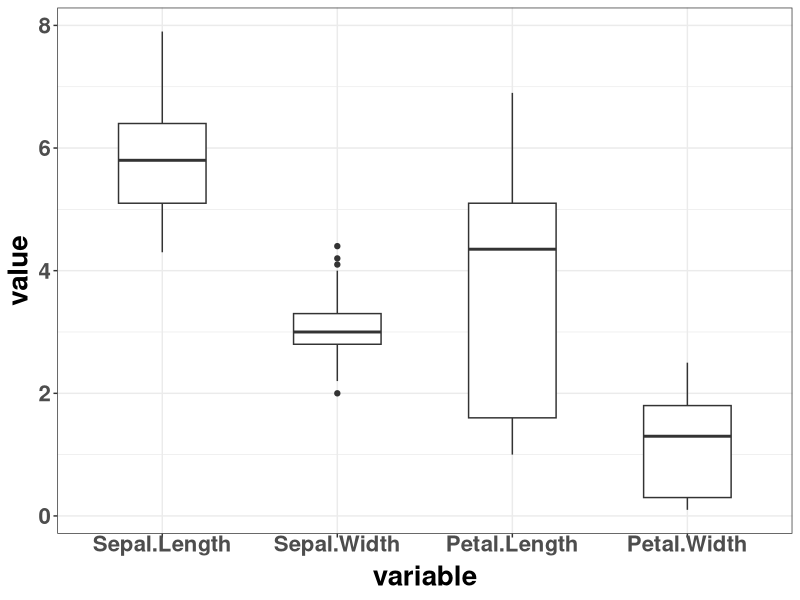
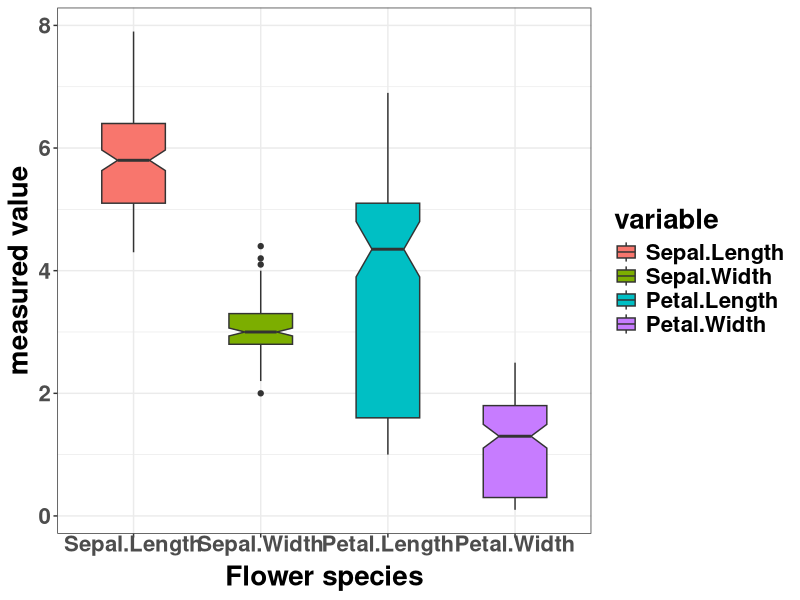
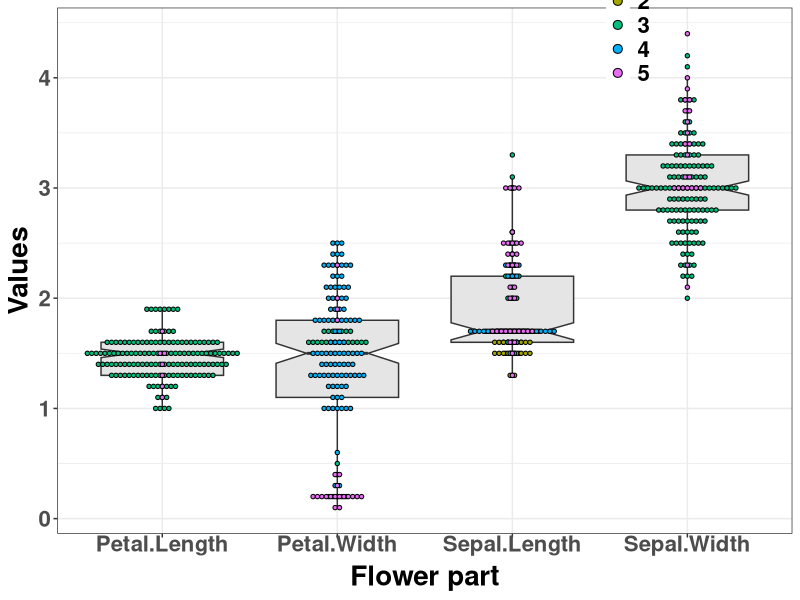
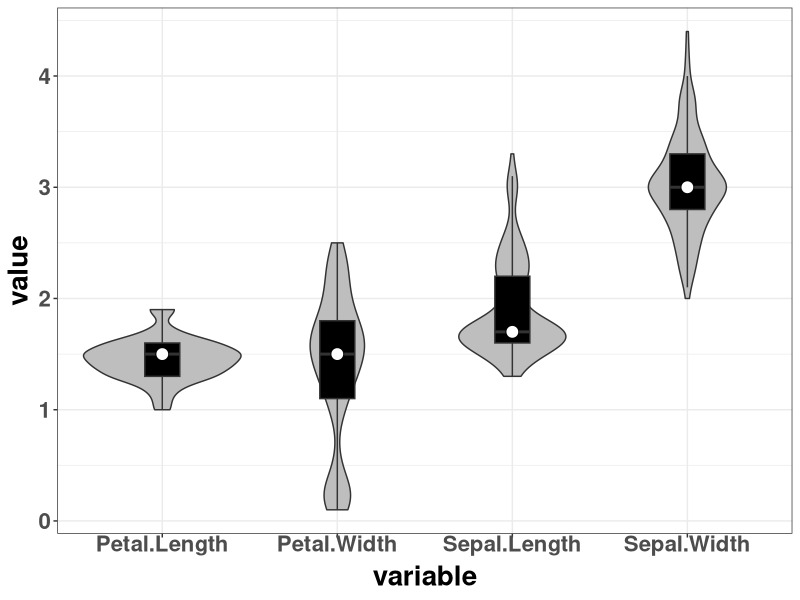
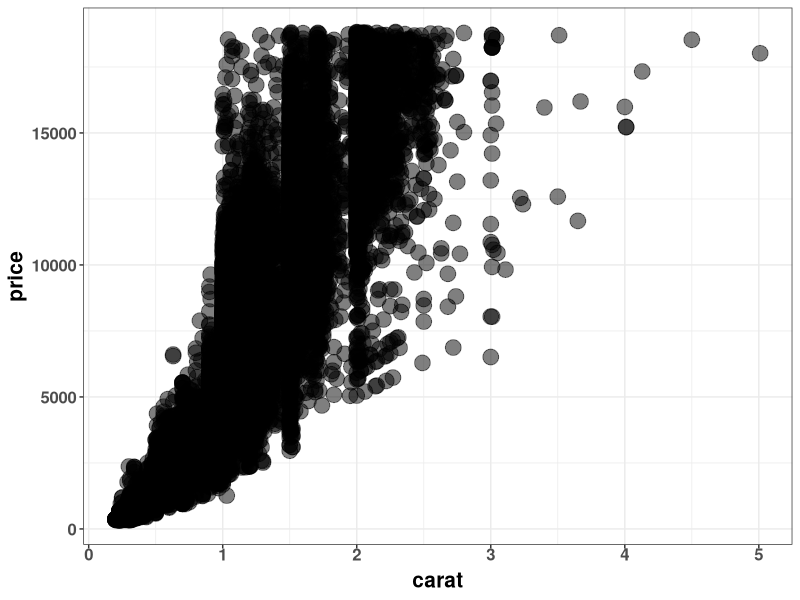
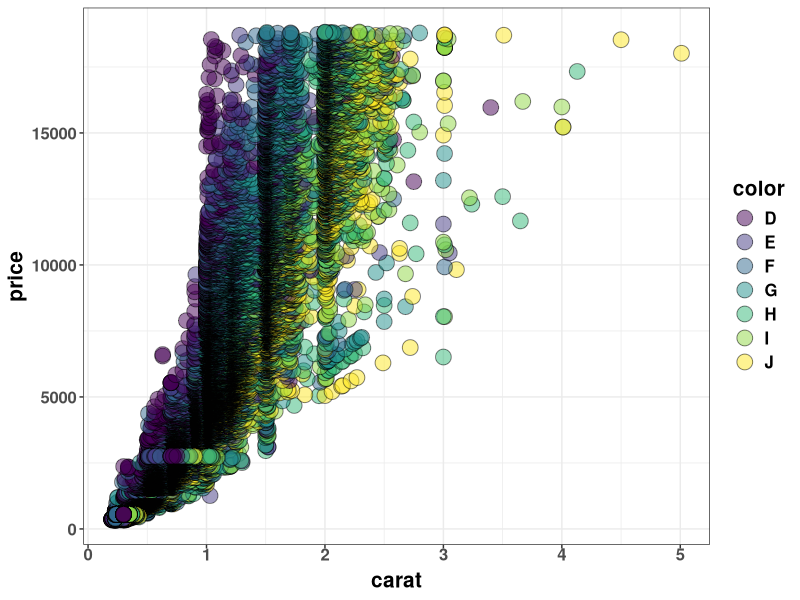
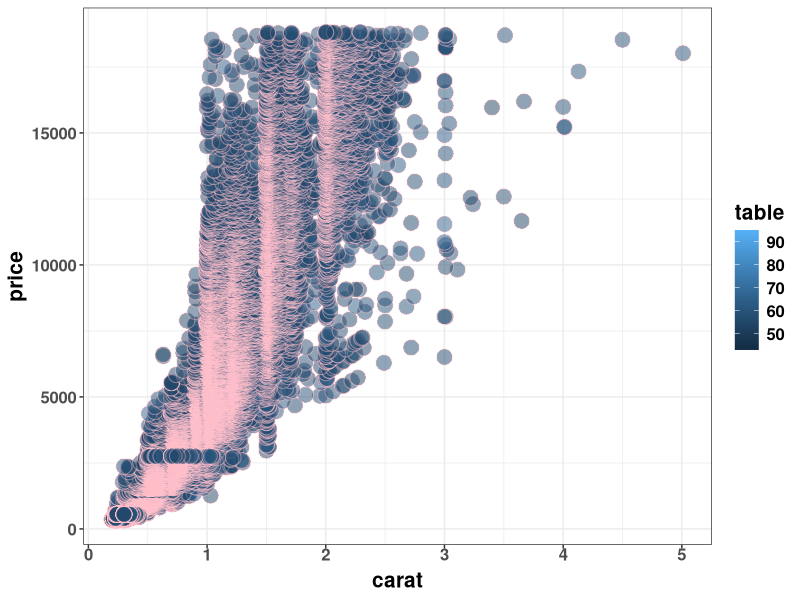

These figures' R source, in order: (Note: this script raises an error after producing the figures.)
library(ggplot2)# the main player
library(reshape)# reshaping and melting your data from wide to long
library(RColorBrewer)# color your graph in artistic way like leonardo da vinci :)
library(scales)# rescaling your axis
library(plyr)# data manipulation
library(dplyr)# data manipulation


iris1 <- iris[,1:4]
iris2 <- melt(iris1)


ggplot(iris2, aes(x=variable, y=value)) + 
  geom_boxplot(notch=FALSE, width=0.5) +
  theme_bw() +
  theme(text = element_text(size=20, face="bold", colour="black"),
        axis.text.x = element_text(vjust=2))





ggplot(iris2, aes(x=variable, y=value, fill=variable)) + 
  geom_boxplot(notch=TRUE, width=0.5) +
  theme_bw() +
  theme(text = element_text(size=20, face="bold", colour="black"),axis.text.x = element_text(vjust=2)) +
  xlab("Flower species") +
  ylab("measured value")


#=======================================================
iris3 = read.csv("iris3.csv", header = TRUE)
unique(iris3$new)


ggplot(iris3, aes(x=variable, y=value,fill=as.factor(new))) +
  geom_boxplot(outlier.colour=NA, width=.7,notch=T,fill="gray90") +
  theme_bw() +
  geom_dotplot(binaxis="y", binwidth=0.04, stackdir="center") + 
  theme(text = element_text(size=20, face="bold", colour="black"), axis.text.x=element_text(vjust=2)) + 
  xlab("Flower part") + 
  ylab("Values") + 
  theme(legend.position='inside', 
        legend.position.inside = c(1, 1), 
        legend.justification=c(1,0.5),
        legend.background = element_blank()) + 
  guides(fill=guide_legend(title="Rank of value"))



ggplot(iris3, aes(x=variable, y=value)) + 
  geom_violin(fill="gray") +
  geom_boxplot(width=0.2, fill="black", outlier.colour=NA) +
  stat_summary(fun.y=median, geom="point", fill="white", shape=21, size=4) +
  theme_bw() +
  theme(text = element_text(size=20, face="bold", colour="black"),
        axis.text.x = element_text(vjust=2))



ggplot(diamonds, aes(x=carat,y=price)) +
  geom_point(size=5,alpha=0.5) +
  theme_bw() +
  theme(text = element_text(size=15, face="bold", colour="black"),axis.text.x = element_text(vjust=2))

ggplot(diamonds, aes(x=carat,y=price,fill=color)) +
  geom_point(shape=21,size=5,alpha=0.5) +
  theme_bw() +
  theme(text = element_text(size=15, face="bold", colour="black"),axis.text.x = element_text(vjust=2))



ggplot(diamonds, aes(x=carat,y=price,fill=table)) +
  geom_point(shape=21,size=5,alpha=0.5,color="pink") +
  geom_rug(position="jitter", size=.01,,color="pink") +
  theme_bw() +
  theme(text = element_text(size=15, face="bold", colour="black"),axis.text.x = element_text(vjust=2))


#========================================
rcc = read_xlsx("RCC.xlsx")
rcc_spec1 = rcc[c(10:12)]
rcc_spec2 = rcc[c(2:4)]

genes = merge(rcc_spec1, rcc_spec2)
melted_genes = melt(genes, id.vars = c("gender", "Side", "Grade"))

ggplot(melted_genes, aes(x=variable, y=log(value))) +
  geom_boxplot( outlier.colour = NA, fill="pink", width=0.5, position =position_dodge(0.6)) + 
  theme(axis.text.x = element_text(vjust=2),
        text = element_text(size=20, face="bold", colour="black")) +
  ylab("Fold change (log transformed)")
